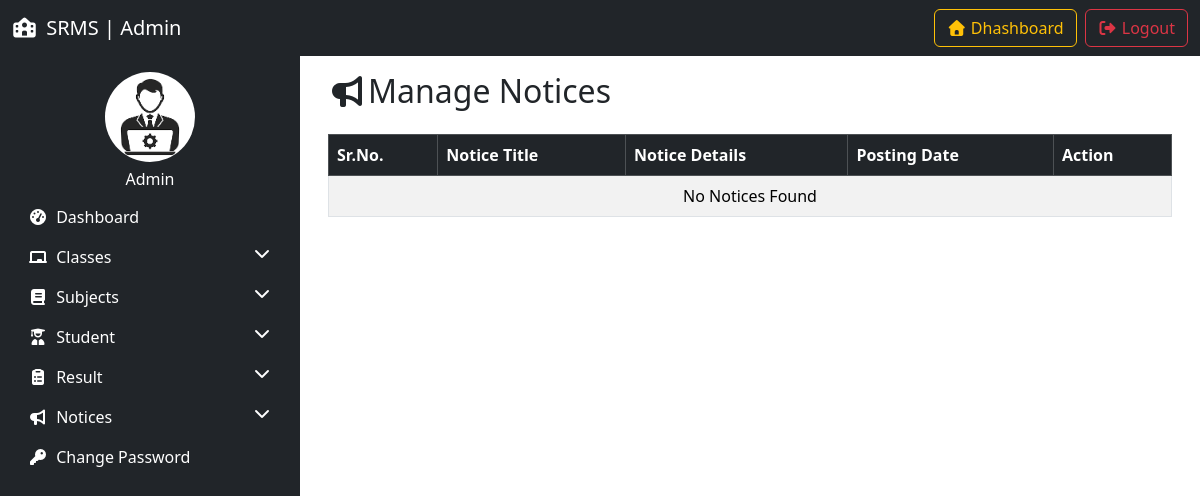
The page /manage_notice/ on the database as committed earlier.
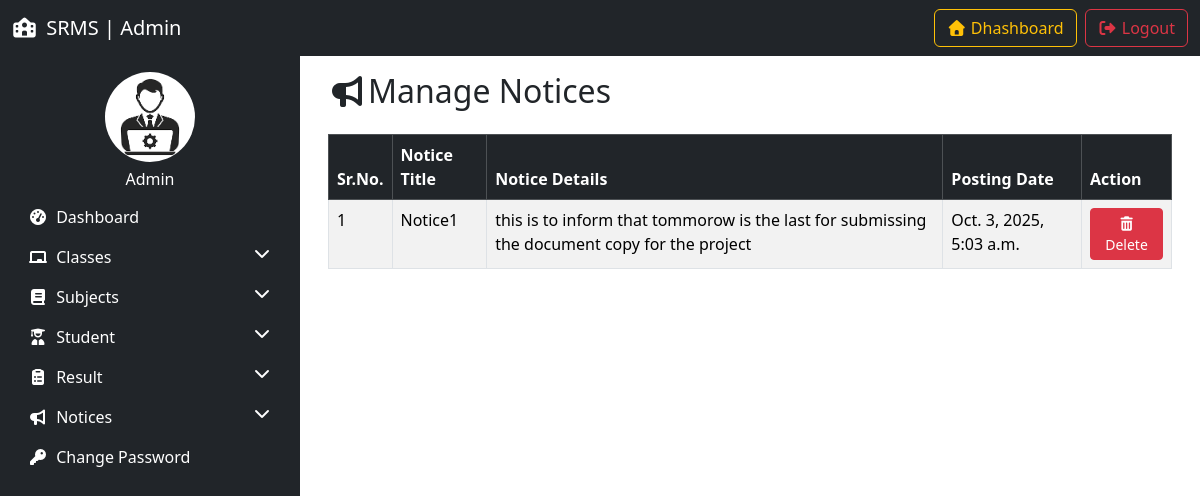
The same page on the database as committed later.
### resultapp/models.py (models this page shows, shortened)
class Notice(models.Model):
    title = models.CharField(max_length=100)
    detail = models.TextField()
    posting_date = models.DateTimeField(auto_now_add=True)
    updation_date = models.DateTimeField(auto_now=True)

### resultapp/views.py (the view, shortened to what this page needs)
# urls.py: path('manage_notice/',manage_notice, name='manage_notice'),
def manage_notice(request):
    notices = Notice.objects.all()
    return render(request,'manage_notice.html', locals())

### resultapp/templates/manage_notice.html (shortened to what this page needs)
{% extends 'admin_base.html' %}
{% load static %}
{% block content %}
<div class="container">
    <h2 class="mb-4"><i class="fas fa-bullhorn"></i>Manage Notices</h2>
    <table class="table table-bordered table-striped">
        <thead class="table-dark">
            <tr>
                <th>Sr.No.</th>
                <th>Notice Title</th>
                <th>Notice Details</th>
                <th>Posting Date</th>
                <th>Action</th>
            </tr>
        </thead>
        <tbody>
            {% for i in notices %}
             <tr>
                <td>{{forloop.counter}}</td>
                <td>{{i.title}}</td>
                <td>{{i.detail}}</td>
                <td>{{i.posting_date}}</td>
                <td>
                    <a href="?delete={{i.id}}" onclick="return confirm('Are you sure you want to delete this notice?')" class="btn btn-sm btn-danger"><i class="fas fa-trash-alt"></i> Delete</a>
                </td>
            </tr>
            {% empty %}
            <tr>
                <td colspan="6" class="text-center">No Notices Found</td>
            </tr>
            {% endfor %}
        </tbody>
    </table>
</div>
{% endblock %}

Rows that differ between the two databases and show on the page:
added Notice: title "Notice1", detail "this is to inform that tommorow is the last for submissing the document copy for the project", posting_date "Oct. 3, 2025, 5:03 a.m."
Other text that changed with them:
text no longer shown: "No Notices Found"
